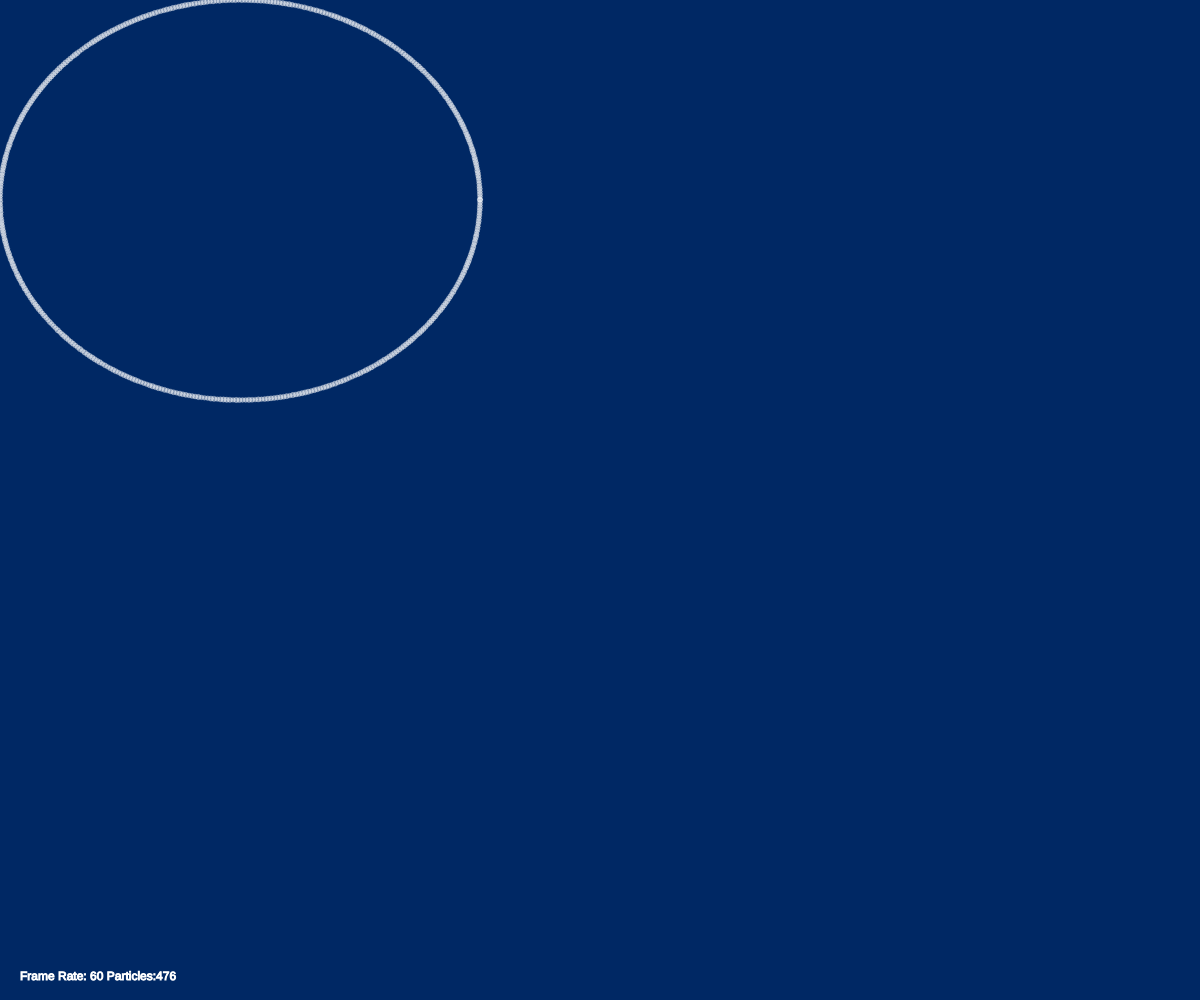
Frame 1 (no input)
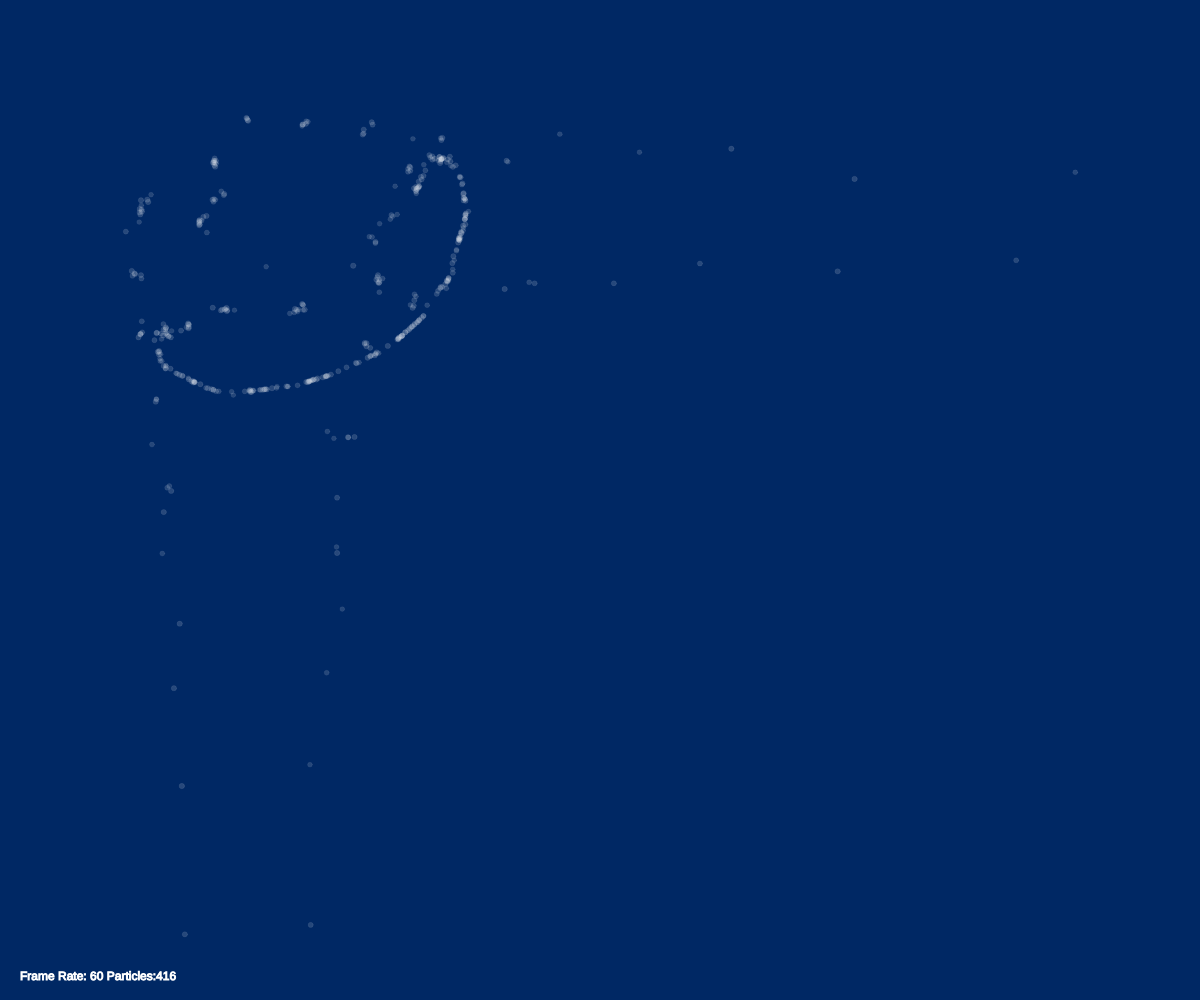
Frame 60 (no input)
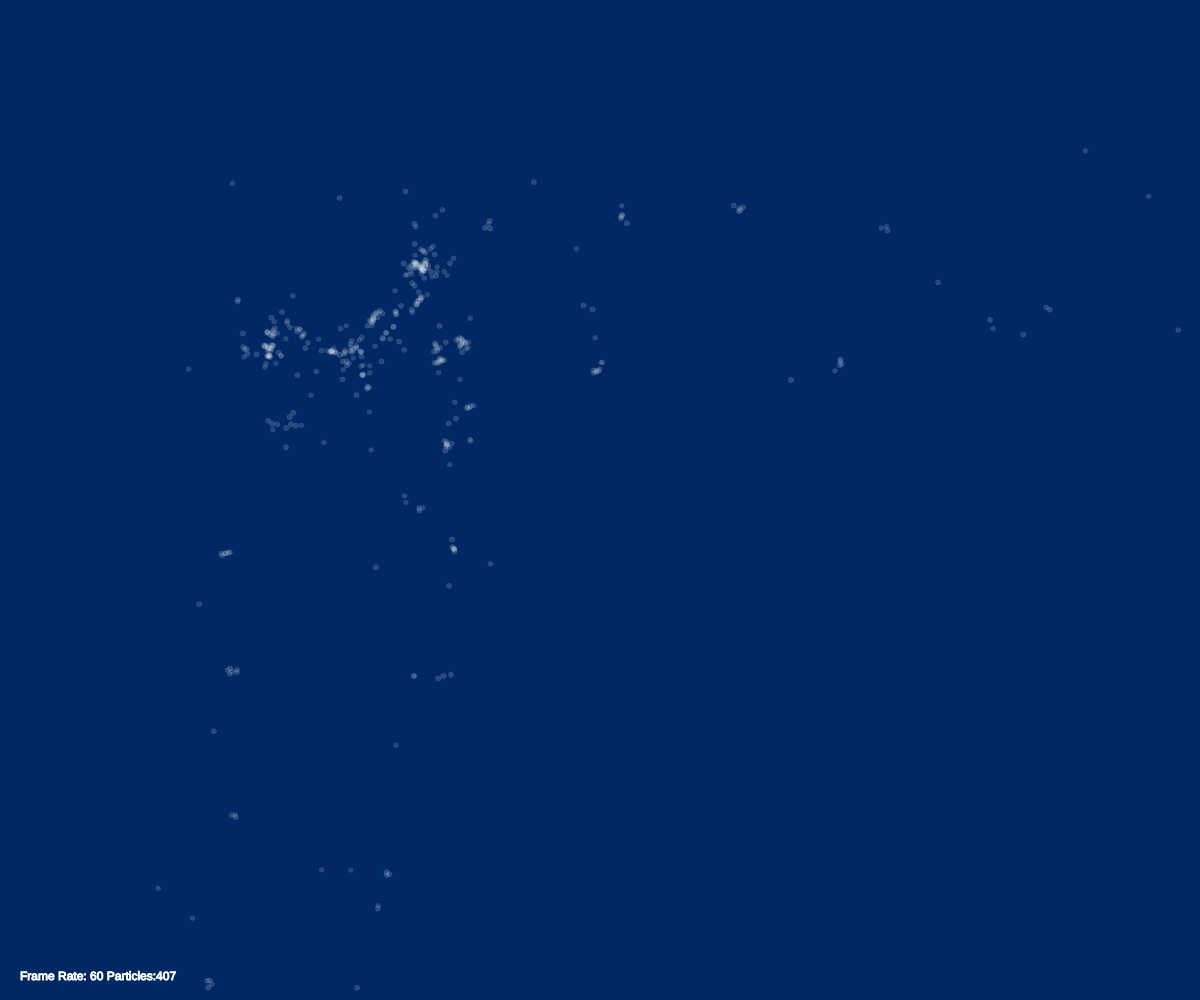
Frame 120 (the mouse pressed at the canvas centre since frame 60)

The p5.js sketch that drew these frames (run headless with seeded random() and noise() and a simulated clock; from frame 60 on, the mouse is pressed at the canvas centre):

// p5.js sketch
// ── sketch.js
var particles = [];
var cx,cy;

var numOfParticles = 475; // 需要调整这个星体个数
// 350 - 475

var zoom=0.4;
var offset={'x':0,'y':0};

var Mass = 10;
var Walls = true;
var Collision = false;
var Kill = true;

function clearAll() {
	particles=[];
}

function setup() {
	createCanvas(windowWidth, windowHeight);
	cx=windowWidth/2;
	cy=windowHeight/2;
	stroke(255);
	for (var i = numOfParticles; i >= 0; i--) {
		var p = new Particle(cx *(1 + Math.cos(i * 2 * 3.14 / numOfParticles)), cy * (1 + Math.sin(i * 2 * 3.14 / numOfParticles)), 0, 0, 0, 0, random(20, 30), 1);
		particles.push(p);
	}
}
function draw() {
	background(0,40,100);
	push();
	scale(zoom);
	translate(offset.x,offset.y);
	calcNewton(); // 主要是这个计算耗时
	for (var i = particles.length - 1; i >= 0; i--) {
		particles[i].render();
		particles[i].update();
	}
	pop();
	textSize(12);
	fill(255);
	text('Frame Rate: ' + frameRate().toFixed(0) + ' Particles:' + particles.length,20,windowHeight-20);
}

class Particle {
	constructor(x,y,vx,vy,ax,ay,mass){
		this.x=x; // x 坐标
		this.y=y; // y 坐标
		this.vx=vx; // x 轴速度
		this.vy=vy; // y 轴速度
		this.ax=ax; // x 轴加速度
		this.ay=ay; // y 轴加速度
		this.mass=mass; // 质量
		this.r=Math.log(Math.abs(mass)); // 半径
		this.myColor=color(255,255,255,128);
	}

	render(){
		fill(this.myColor);
		stroke(this.myColor)
		ellipse(this.x,this.y,this.r*4);
	}

	updateAcc(ax,ay) {
		this.ax=ax*0.5;
		this.ay=ay*0.5;
	}; 

	update() {
		this.vx+=this.ax;
		this.vy+=this.ay;
		this.x+=this.vx;
		this.y+=this.vy;
		this.myColor=color(255,255,255,12+Math.log(this.mass)*8);	
	}; 
}

function calcNewton() {
	var pnum=particles.length;
	for (var i = pnum - 1; i >= 0; i--) {
		var bodyA=particles[i];
		var sum_ax=0,sum_ay=0;

		particles.sort( function(a, b) {return (a.x+a.y)-(b.x+b.y)} );
		var p = particles.indexOf(bodyA);

		for (var j = p+1, count = 0; j < pnum && count < 20; j++, count++) {
			if(i!=j) {
				var bodyB=particles[j];
				var d=dist(bodyA.x,bodyA.y,bodyB.x,bodyB.y);
				var dx=bodyB.x-bodyA.x;
				var dy=bodyB.y-bodyA.y;
				if(d>(bodyA.r+bodyB.r)) {
					sum_ax += bodyB.mass*dx/(d*d*d); //Sum of GM*X/r*r*r
					sum_ay += bodyB.mass*dy/(d*d*d); //Sum of GM*Y/r*r*r					
				}
				if(d <= (bodyA.r+bodyB.r)+5 && i!=particles.length-1 && Collision) {
					var netMass=bodyA.mass+bodyB.mass;
					var temp=new Particle((bodyA.x*bodyA.mass+bodyB.x*bodyB.mass)/netMass, (bodyA.y* bodyA.mass + bodyB.y * bodyB.mass) / netMass, (bodyA.vx * bodyA.mass + bodyB.vx * bodyB.mass) / netMass, (bodyA.vy * bodyA.mass + bodyB.vy * bodyB.mass)/netMass,0,0,netMass);
					particles[i]=temp;
					particles.splice(j,1);
					pnum=particles.length;
				}
			}	
		}
		for (var j = p-1, count = 0; j >= 0 && count < 20; j--, count++) {
			if(i!=j) {
				var bodyB=particles[j];
				var d=dist(bodyA.x,bodyA.y,bodyB.x,bodyB.y);
				var dx=bodyB.x-bodyA.x;
				var dy=bodyB.y-bodyA.y;
				if(d>(bodyA.r+bodyB.r)) {
					sum_ax += bodyB.mass*dx/(d*d*d); //Sum of GM*X/r*r*r
					sum_ay += bodyB.mass*dy/(d*d*d); //Sum of GM*Y/r*r*r					
				}
				if(d <= (bodyA.r+bodyB.r)+5 && i!=particles.length-1 && Collision) {
					var netMass=bodyA.mass+bodyB.mass;
					var temp=new Particle((bodyA.x*bodyA.mass+bodyB.x*bodyB.mass)/netMass, (bodyA.y* bodyA.mass + bodyB.y * bodyB.mass) / netMass, (bodyA.vx * bodyA.mass + bodyB.vx * bodyB.mass) / netMass, (bodyA.vy * bodyA.mass + bodyB.vy * bodyB.mass)/netMass,0,0,netMass);
					particles[i]=temp;
					particles.splice(j,1);
					pnum=particles.length;
				}
			}	
		}
		for (var j = pnum - 1; j >= 0; j--) {
			if(i!=j) {
				var bodyB=particles[j];
				var d=dist(bodyA.x,bodyA.y,bodyB.x,bodyB.y);
				var dx=bodyB.x-bodyA.x;
				var dy=bodyB.y-bodyA.y;
				if(d>(bodyA.r+bodyB.r)) {
					sum_ax += bodyB.mass*dx/(d*d*d); //Sum of GM*X/r*r*r
					sum_ay += bodyB.mass*dy/(d*d*d); //Sum of GM*Y/r*r*r					
				}
				if(d <= (bodyA.r+bodyB.r)+5 && i!=particles.length-1 && Collision) {
					var netMass=bodyA.mass+bodyB.mass;
					var temp=new Particle((bodyA.x*bodyA.mass+bodyB.x*bodyB.mass)/netMass, (bodyA.y* bodyA.mass + bodyB.y * bodyB.mass) / netMass, (bodyA.vx * bodyA.mass + bodyB.vx * bodyB.mass) / netMass, (bodyA.vy * bodyA.mass + bodyB.vy * bodyB.mass)/netMass,0,0,netMass);
					particles[i]=temp;
					particles.splice(j,1);
					pnum=particles.length;
				}
			}	
		}

		r1=dist(bodyA.x,bodyA.y,0,bodyA.y); // repelent wall
		r2=dist(bodyA.x,bodyA.y,bodyA.x,0); // repelent wall
		r3=dist(bodyA.x,bodyA.y,windowWidth/zoom,bodyA.y); // repelent wall
		r4=dist(bodyA.x,bodyA.y,bodyA.x,windowHeight/zoom); // repelent wall

		if(Walls){
			sum_ax+= -10000*(0-bodyA.x)/(r1*r1*r1);
			sum_ay+= -10000*(0-bodyA.y)/(r2*r2*r2);
			sum_ax+= -10000*(windowWidth/zoom-bodyA.x)/(r3*r3*r3);
			sum_ay+= -10000*(windowHeight/zoom-bodyA.y)/(r4*r4*r4);
		}

		if (particles.length>0) {
			particles[i].updateAcc(sum_ax,sum_ay);				
		}

		if(Kill && (bodyA.x<0 || bodyA.y<0||bodyA.x>windowWidth/zoom || bodyA.y>windowHeight/zoom)) {
			particles.splice(i,1);
			pnum--;
		}
	}
}
